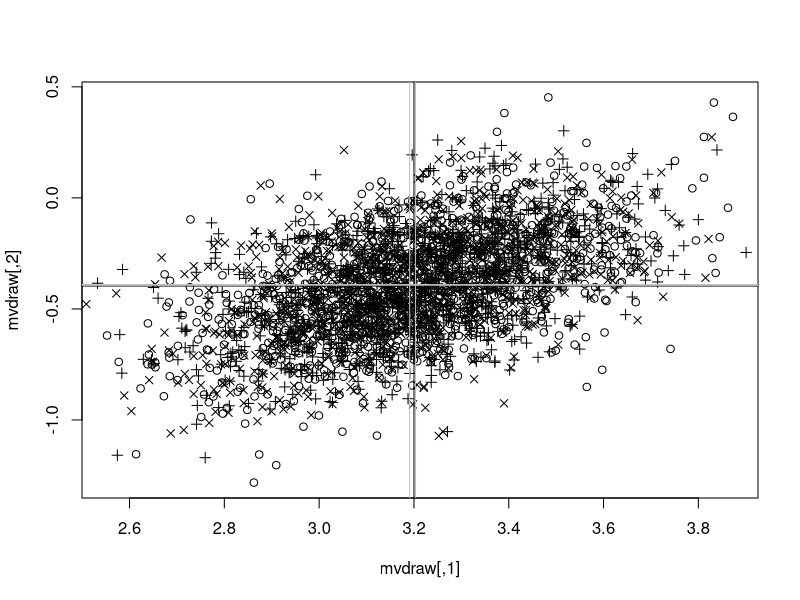

R code for this plot:
#test cholesky

require(MASS)

#variance of x and y
sd.x = .230
sd.y = .239
#correlaton between -1 and 1
cor.xy =.5

sg = matrix(0,2,2)
sg[1,1] = sd.x^2
sg[1,2] = sg[2,1]= cor.xy*(sd.x*sd.y)
sg[2,2] = sd.y^2

#note that R does upper triangular decomp; whereas Stan does lower triangular
#lower triangular in R is simply the transpose of the upper triangular, i.e. t(R_chol)

R_chol = chol(sg); L_chol = t(R_chol)
mu=matrix(c(3.2,-.4),1,2)

mvdraw=mvrnorm(n=1000,mu=mu,Sigma=sg)

#Right cholesky
chdraw=matrix(rnorm(2000,mean=0,sd=1),1000,2)%*% R_chol + t(matrix(mu,2,1000))

#left cholesky

#correlation cholesky
cormat = matrix(c(1,cor.xy,cor.xy,1),2,2)
R_Omega=chol(cormat); L_Omega = t(R_Omega)
s = c(sd.x,sd.y)

eta=matrix(rnorm(2000,mean=0,sd=1),2,1000)
beta = t(matrix(mu,2,1000)) + t(diag(s) %*% L_Omega %*% eta)

#NOTE THE EQUALITY FOR WHY THE BETA WORKS L_Omega is chol of correlation; L_chol is chol of cov
print(diag(s) %*% L_Omega)
print(L_chol)

plot(mvdraw)
lines(chdraw,type='p',pch=3)
lines(beta,type='p',pch=4)
abline(h=mean(mvdraw[,2]),v=mean(mvdraw[,1]))
abline(h=mean(chdraw[,2]),v=mean(chdraw[,1]), col='gray')
abline(h=mean(beta[,2]),v=mean(beta[,1]), col='gray')

print(apply(mvdraw,2,FUN= function(x) c(mean=mean(x), sd=sd(x))))
print(apply(chdraw,2,FUN= function(x) c(mean=mean(x), sd=sd(x))))
print(apply(beta,2,FUN= function(x) c(mean=mean(x), sd=sd(x))))

#print("Chol' * Chol")
#print(t(cholsg) %*% cholsg)
#print("Sigma")
#print(sg)
#print("diag(s) * cholcor' * cholcor * diag(s)")
#diag(s) %*% t(cholcor) %*% cholcor %*% diag(s)